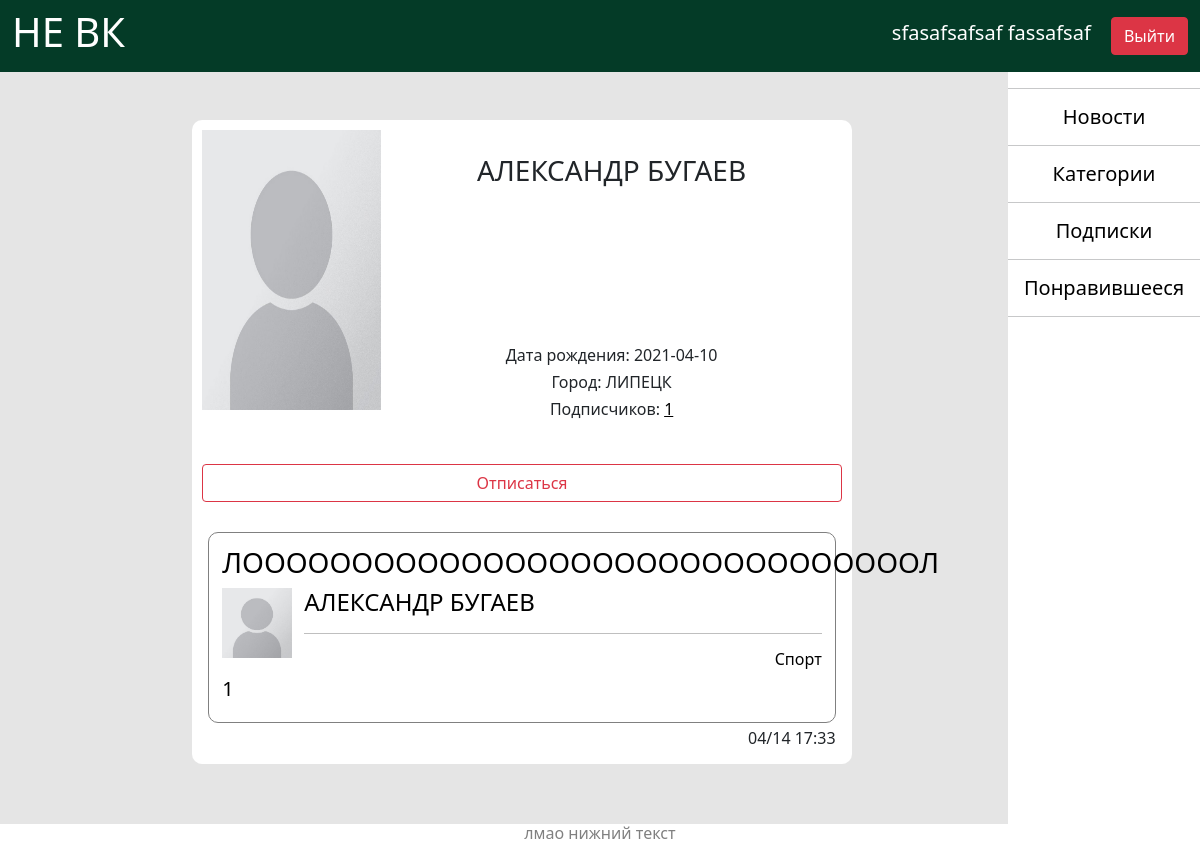
The page /users/1 (signed in) on the database its author committed.
### data/models/users.py (models this page shows, shortened)
class Users(SqlAlchemyBase, UserMixin, SerializerMixin):
    __tablename__ = 'users'
    id = sqlalchemy.Column(sqlalchemy.Integer,
                           primary_key=True, autoincrement=True)
    surname = sqlalchemy.Column(sqlalchemy.String)
    name = sqlalchemy.Column(sqlalchemy.String)
    email = sqlalchemy.Column(sqlalchemy.String, unique=True)
    hashed_password = sqlalchemy.Column(sqlalchemy.String)
    about = sqlalchemy.Column(sqlalchemy.String, nullable=True)
    hometown = sqlalchemy.Column(sqlalchemy.String)
    birthday = sqlalchemy.Column(sqlalchemy.Date)
    image = sqlalchemy.Column(sqlalchemy.String, default='/static/img/0.jpeg')
    subscriptions = sqlalchemy.Column(sqlalchemy.String, default='')  # подписки пользователя
    subscribers = sqlalchemy.Column(sqlalchemy.String, default='')  # подписчики
    subs_count = sqlalchemy.Column(sqlalchemy.Integer, default=0)  # количество подписчиков
    liked_news = sqlalchemy.Column(sqlalchemy.String, default='')  # понравившиеся записи
    news = orm.relation("News", back_populates='user')
    comments = orm.relation("Comments", back_populates='user')

### data/models/news.py (models this page shows)
class News(SqlAlchemyBase, SerializerMixin):
    __tablename__ = 'news'
    id = sqlalchemy.Column(sqlalchemy.Integer,
                           primary_key=True, autoincrement=True)
    creator = sqlalchemy.Column(sqlalchemy.Integer, sqlalchemy.ForeignKey('users.id'))
    title = sqlalchemy.Column(sqlalchemy.String)
    category = sqlalchemy.Column(sqlalchemy.String)
    content = sqlalchemy.Column(sqlalchemy.String)
    likes = sqlalchemy.Column(sqlalchemy.Integer, default=0)
    datetime = sqlalchemy.Column(sqlalchemy.DateTime)
    string_dt = sqlalchemy.Column(sqlalchemy.String)
    user = orm.relation('Users')

### main.py (the view)
@app.route('/users/<int:id>')
@login_required
def profile(id):
    session = create_session()
    user = session.query(Users).get(id)
    if not user:
        return not_found(404)
    news = session.query(News).filter(News.creator == id).order_by(News.datetime.desc())
    title = f'{user.name} {user.surname}'
    subscribed = bool(str(id) in current_user.subscriptions.split())
    liked = [int(id) for id in current_user.liked_news.split()]
    return render_template('profile.html', title=title, user=user, news=news, subscribed=subscribed, liked=liked)

### data/models/db_session.py (called while the page is built)
def create_session() -> Session:
    global __factory
    return __factory()

### main.py (called while the page is built)
@login_manager.user_loader
def load_user(user_id):
    db_sess = create_session()
    return db_sess.query(Users).get(user_id)

### templates/profile.html
{% extends "base.html" %}
{% block content %}
<div class="block">
    <a href="{{ user.image }}"><img src="{{ user.image }}" width=28% height=280px
                                    align="left" style="object-fit: fill;"></a>
    <br>
    <h3 style="text-align: center;">{{ title }}</h3>
    <textarea class="profile" disabled>
        {{ user.about }}
    </textarea>
    <br>
    <br>
    <h6>Дата рождения: {{ user.birthday }}</h6>
    <h6>Город: {{ user.hometown }}</h6>
    <h6>Подписчиков: <a style="color: black;" href="/subscribers/{{ user.id }}">{{ user.subs_count }}</a></h6>
    <br>
    {% if user.id == current_user.id %}
        <a class="btn btn-outline-secondary" href="/redact_profile" style="width: 100%; margin-top: 2%;">Редактировать</a>
        <a class="btn btn-outline-secondary" href="/create_news" style="width: 100%; margin-top: 2%;">Создать запись</a>
        <br>
    {% else %}
        {% if subscribed %}
            <a class="btn btn-outline-danger" href="/unsubscribe/{{ user.id }}" style="width: 100%; margin-top: 2%;">Отписаться</a>
        {% else %}
            <a class="btn btn-outline-success" href="/subscribe/{{ user.id }}" style="width: 100%; margin-top: 2%;">Подписаться</a>
        {% endif %}
        <br>
    {% endif %}
    {% for new in news %}
        <br>
        <a href="/news/{{ new.id }}" style="text-decoration: none; color: black;"><div class="content">
            <h3 style="text-align: center">{{ new.title }}</h3>
            <img src="{{ new.user.image }}" class="icon" align="left">
            <h4 class="alert-heading">{{ new.user.name }} {{ new.user.surname }}</h4>
            <hr>
            <h6 style="text-align: right">{{ new.category }}</h6>
            <h5 style="text-align: left;">{{ new.likes }}</h5>
        </div></a>
    <h6 style="text-align: right; margin: 1%;">{{ new.string_dt }}</h6>
    {% endfor %}
</div>
{% endblock %}

### templates/base.html (shortened to what this page needs)
<!doctype html>
    <html>
        <head>
            <link rel="stylesheet"
                  href="https://cdn.jsdelivr.net/npm/bootstrap@5.0.0-beta1/dist/css/bootstrap.min.css"
>
            <link rel="stylesheet" type="text/css" href="../static/style.css">
        </head>
        <body style="background-color: #E5E5E5;">
            {% if current_user.is_authenticated %}
                <aside>
                    <hr><a style="text-decoration: none; color: black;" href="/news"><h5>Новости</h5></a>
                    <hr><a style="text-decoration: none; color: black;" href="/categories"><h5>Категории</h5></a>
                    <hr><a style="text-decoration: none; color: black;" href="/my_subscriptions"><h5>Подписки</h5></a>
                    <hr><a style="text-decoration: none; color: black;" href="/liked_news"><h5>Понравившееся</h5></a><hr>
                </aside>
            {% endif %}
            <header class="navbar navbar-light" style="background-color: #043B27; color: #FFFFFF;">
                <div class="container-fluid">
                    <a style="text-decoration: none; color: white;" href="/"><h1>НЕ ВК</h1></a>
                {% if current_user.is_authenticated %}
                    <div>
                        <a class="navbar-brand" href="/users/{{ current_user.id }}" style="color: #FFFFFF;">
                        {{ current_user.name }} {{ current_user.surname }}</a>
                        <a class="btn btn-danger" href="/logout">Выйти</a>
                    </div>
                {% else %}
                    <p style="margin: 0px;">
                        <a class="btn btn-primary " href="/register">Зарегистрироваться</a>
                        <a class="btn btn-success" href="/login">Войти</a>
                    </p>
                {% endif %}
                </div>
            </header>
            <br>
            <br>
            {% block content %}{% endblock %}
            <footer>
                <h6 style="color: grey;">лмао нижний текст</h6>
            </footer>
        </body>
    </html>

### static/style.css (style rules this page uses)
h1 { text-align: center; }
h6 { text-align: center; }
div.block { margin-left: 16%; margin-right: auto; margin-bottom: 100px; max-width: 55%; padding: 10px; border-radius: 10px; background-color: #FFFFFF; }
div.content { margin: 1%; padding: 2%; border: 1px solid grey; border-radius: 10px; }
aside { padding-top: 6%; position: fixed; top: 0px; right: 0px; width: 16%; height: 100%; text-align: center; background-color: #FFFFFF; }
footer { position: fixed; bottom: 0px; left: 0px; width: 100%; height: 40px; background-color: #FFFFFF; }
textarea.profile { border: 0px; margin-left: 3%; width: 67%; height: 120px; resize: none; background-color: #FFFFFF; }
img.icon { width: 70px; height: 70px; margin-right: 2%; }

### rows shown on the page
Users: name "sfasafsafsaf", surname "fassafsaf"
Users: image (picture), birthday "2021-04-10", hometown "ЛИПЕЦК", subs_count "1"
News: title "ЛОООООООООООООООООООООООООООООООЛ", user.image (picture), user.name "АЛЕКСАНДР", user.surname "БУГАЕВ", category "Спорт", likes "1", string_dt "04/14 17:33"

### other values the page prints
{{ title }} "АЛЕКСАНДР БУГАЕВ"
